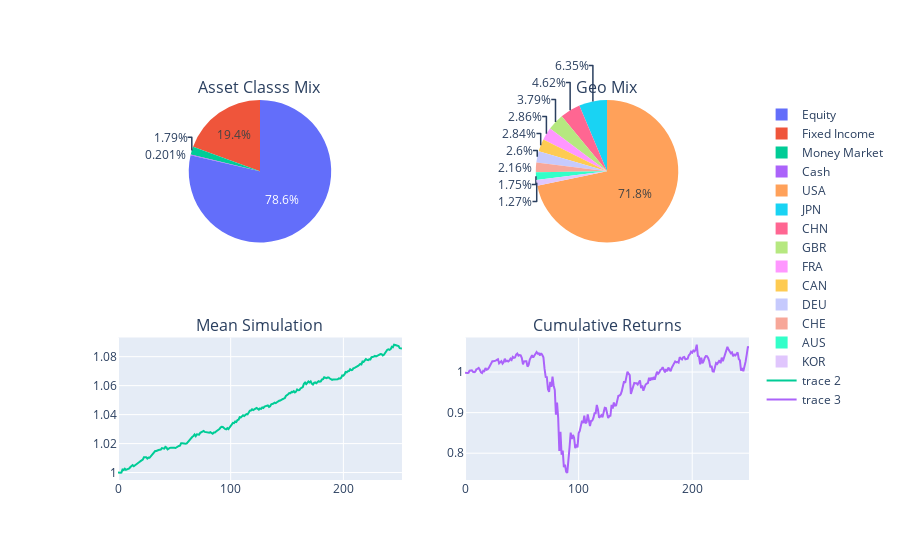

The cell this chart's notebook holds for it:
### Code cell
#AOA layout
figaoa = make_subplots(rows=2,cols=2,specs=[[{'type':'pie'}, {'type':'pie'}],
                                        [{'type':'scatter'}, {'type':'scatter'}]],
                                        subplot_titles=['Asset Classs Mix', 'Geo Mix',"Mean Simulation", "Cumulative Returns"])
                                       # [{'type':'scatter'}],{}])
    

figaoa.add_trace(go.Pie(labels=aoa_ac_plotly["Asset Class"],values=aoa_ac_plotly["Market Value"]),row=1,col=1)
#fig.update_traces(showlegend=True, selector=dict(type='pie'))

figaoa.add_trace(go.Pie(labels=aoa_gm_plotly["Country"],values=aoa_gm_plotly["Market Value"]),row=1,col=2)
#fig.update_traces(showlegend=True, selector=dict(type='pie'))

figaoa.add_trace(go.Scatter(y=intl_ca_simulated_MEAN_returns_df["Intl Core Aggressive"]),row=2,col=1)
              
figaoa.add_trace(go.Scatter(y=df_cum_returns_aoa["AOA"]),row=2,col=2)

#fig.add_trace(go.Scatter(y=df_cum_returns_aok["AOM"],mode="lines",
#              row=3, col=1))

figaoa.update_layout(height=700, showlegend=True)

#figaoa.show()

### Figure 1 — Plotly figure (JSON) as saved in the notebook; plotly's stock layout.template omitted (floating-point values rounded to 4 significant figures; data arrays with more than 128 entries replaced by an {"elided": "..."} marker saying what was removed)
{"data": [{"domain": {"x": [0, 0.45], "y": [0.625, 1]}, "labels": ["Equity", "Fixed Income", "Money Market", "Cash"], "type": "pie", "values": [859000000.0, 212100000.0, 19520000.0, 2198000.0]}, {"domain": {"x": [0.55, 1], "y": [0.625, 1]}, "labels": ["USA", "JPN", "CHN", "GBR", "FRA", "CAN", "DEU", "CHE", "AUS", "KOR"], "type": "pie", "values": [944500000.0, 83600000.0, 60790000.0, 49910000.0, 37650000.0, 37390000.0, 34280000.0, 28370000.0, 22990000.0, 16670000.0]}, {"type": "scatter", "xaxis": "x", "y": {"elided": "253 float values"}, "yaxis": "y"}, {"type": "scatter", "xaxis": "x2", "y": {"elided": "251 float values"}, "yaxis": "y2"}], "layout": {"annotations": [{"font": {"size": 16}, "showarrow": false, "text": "Asset Classs Mix", "x": 0.225, "xanchor": "center", "xref": "paper", "y": 1, "yanchor": "bottom", "yref": "paper"}, {"font": {"size": 16}, "showarrow": false, "text": "Geo Mix", "x": 0.775, "xanchor": "center", "xref": "paper", "y": 1, "yanchor": "bottom", "yref": "paper"}, {"font": {"size": 16}, "showarrow": false, "text": "Mean Simulation", "x": 0.225, "xanchor": "center", "xref": "paper", "y": 0.375, "yanchor": "bottom", "yref": "paper"}, {"font": {"size": 16}, "showarrow": false, "text": "Cumulative Returns", "x": 0.775, "xanchor": "center", "xref": "paper", "y": 0.375, "yanchor": "bottom", "yref": "paper"}], "autosize": true, "showlegend": true, "xaxis": {"anchor": "y", "autorange": true, "domain": [0, 0.45], "range": [0, 252]}, "xaxis2": {"anchor": "y2", "autorange": true, "domain": [0.55, 1], "range": [0, 250]}, "yaxis": {"anchor": "x", "autorange": true, "domain": [0, 0.375], "range": [0.9949, 1.093], "type": "linear"}, "yaxis2": {"anchor": "x2", "autorange": true, "domain": [0, 0.375], "range": [0.7339, 1.085], "type": "linear"}}}
